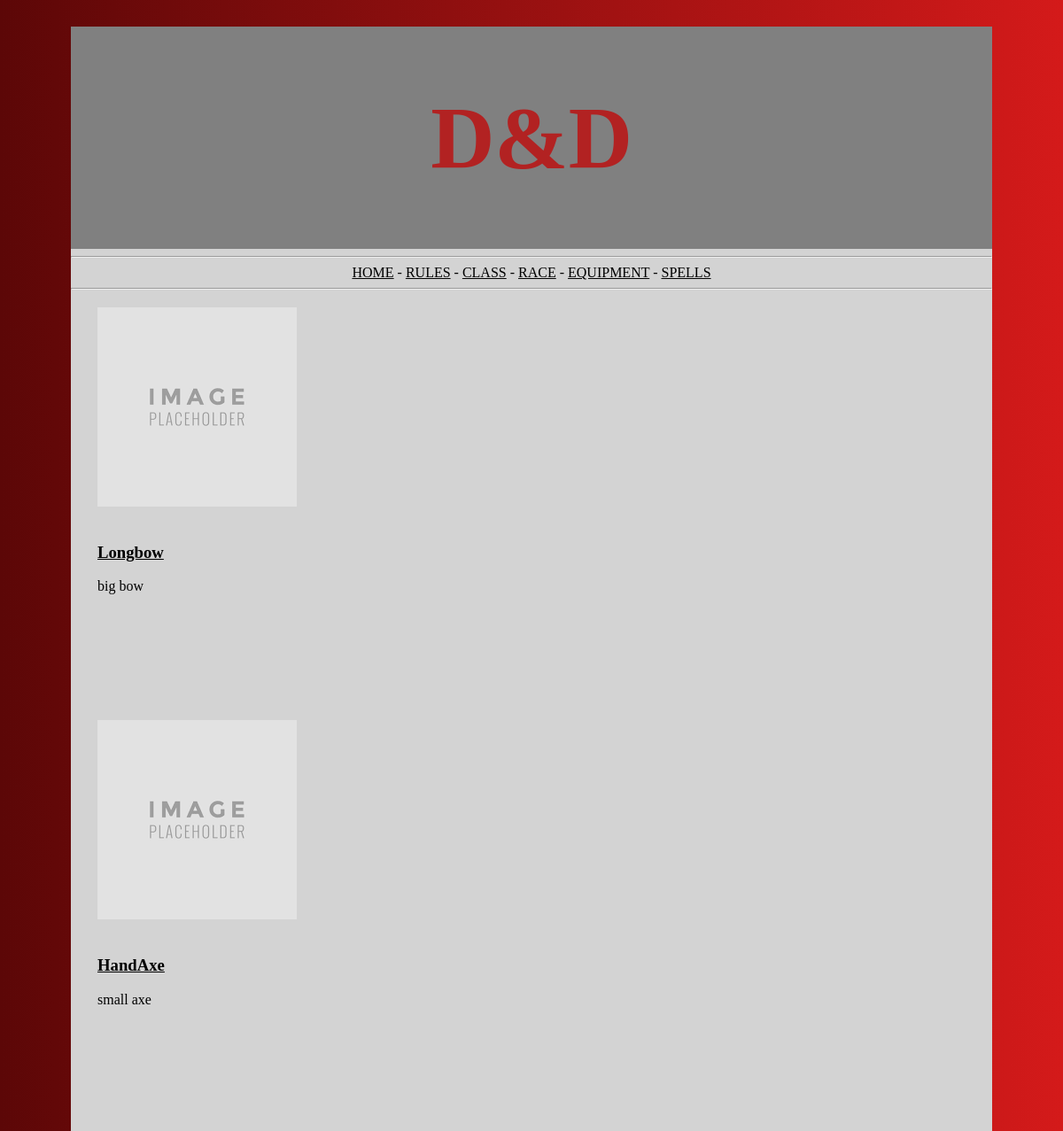
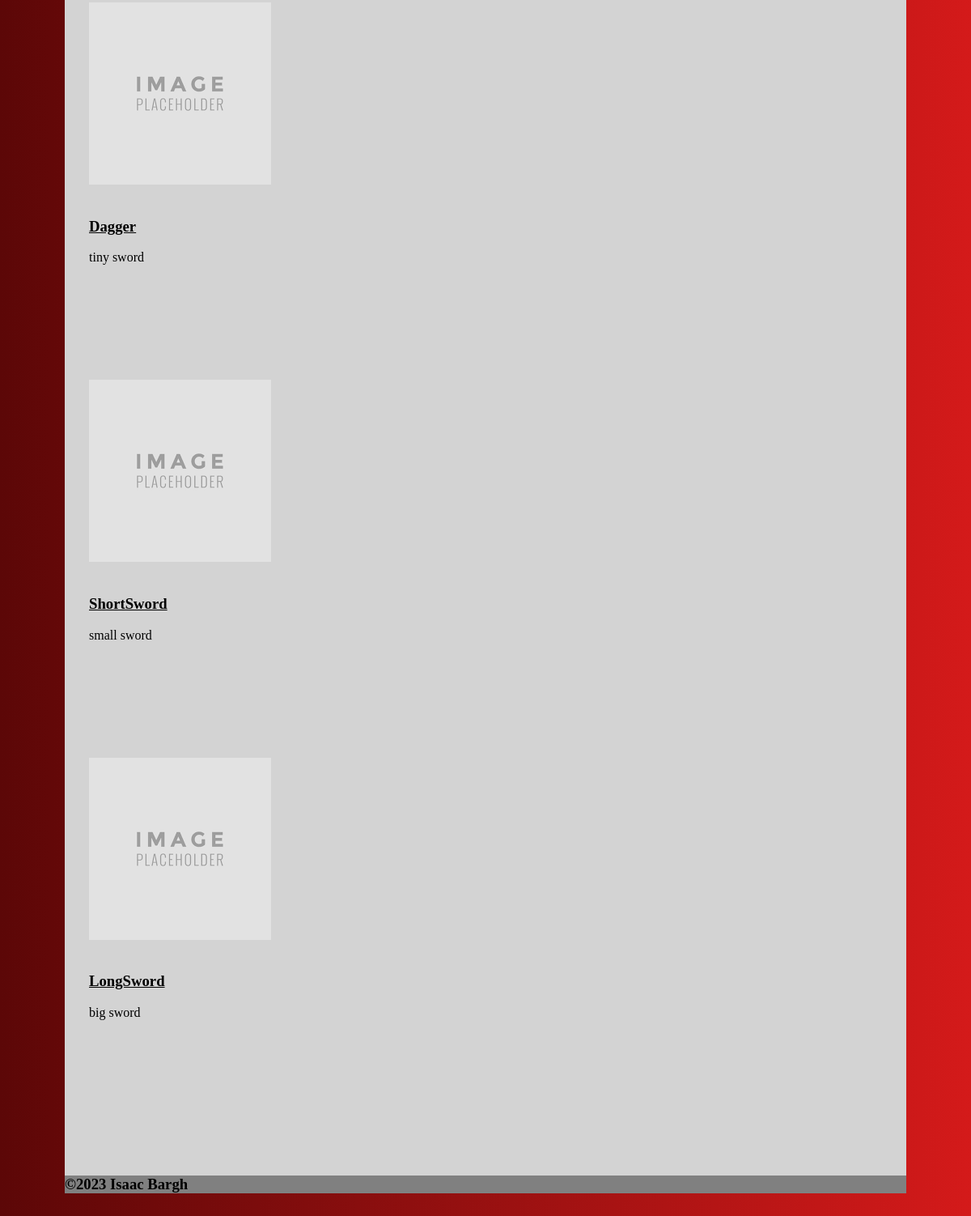
Screenshot of /all_equipment with the database file from the repository (2 pictures, top to bottom).
### tables this page shows
CREATE TABLE Equipment (id INTEGER PRIMARY KEY AUTOINCREMENT, name TEXT, description TEXT, category INTEGER REFERENCES EquipmentCategory (id), image TEXT);

### routes.py (the view)
@app.route('/all_equipment')
def all_equipment():
    conn = sqlite3.connect('DnD.db')
    cur = conn.cursor()
    cur.execute('SELECT * FROM Equipment')
    results = cur.fetchall()
    return render_template("all_equipment.html",title="Equipment",results=results)

### templates/all_equipment.html
{% extends 'layout.html' %}
{% block content %}
{%for item in results%}
<img src="/{{item[4]}}">
<br>
<br>
<h3>
    <a class="all_link" href= "/equipment/{{item[0]}}">
    {{item[1]}}
    </a>
</h3>
<P>{{item[2]}}</P>
<br>
<br>
<br>
<br>
<br>
<br>
<br>
{%endfor%}
{% endblock %}

### templates/layout.html (shortened to what this page needs)
<!DOCTYPE html>
<html lang="en">
<head>
    <link rel="stylesheet" href="/static/css/style.css"/>
</head>
<body>
    <header>
        {% include "header.html" %}
    </header>
    <nav>
        {% include "nav.html" %}
    </nav>
    <main>
        {% block content %}{% endblock %}
    </main>
    <footer>
        <h3>&copy;2023 Isaac Bargh</h3>
    </footer>
</body>
</html>

### templates/header.html
<h1>D&D</h1>

### templates/nav.html
<hr>
    <a class="nav_link" href="/">HOME</a>
    -
    <a class="nav_link" href="/rules">RULES</a>
    -
    <a class="nav_link" href="/all_classes">CLASS</a>
    -
    <a class="nav_link" href="/all_races">RACE</a>
    -
    <a class="nav_link" href="/all_equipment">EQUIPMENT</a>
    -
    <a class="nav_link" href="/schools">SPELLS</a>
<hr>

### static/css/style.css (style rules this page uses)
body { font-family:"Comic Sans MS"; background-color: lightgray; margin-top: 30px; margin-bottom: 50px; margin-right: 80px; margin-left: 80px; }
html { background-image: linear-gradient(to left, rgb(212, 26, 26), rgb(92, 7, 7)); }
header { background-color: gray; padding: 1px 0px; font-family: fantasy; text-align: center; color: firebrick; font-weight: bolder; font-size: 50px; }
nav { text-align: center; }
.nav_link { color: Black }
.all_link { color: Black }
footer { background-color: gray; font-family: 'Lucida Sans'; }
main { margin-top: 20px; margin-bottom: 50px; margin-right: 30px; margin-left: 30px; }

### rows the page displays
Equipment: image (placeholder picture), name "Longbow", description "big bow"
Equipment: image (placeholder picture), name "HandAxe", description "small axe"
Equipment: image (placeholder picture), name "Dagger", description "tiny sword"
Equipment: image (placeholder picture), name "ShortSword", description "small sword"
Equipment: image (placeholder picture), name "LongSword", description "big sword"
